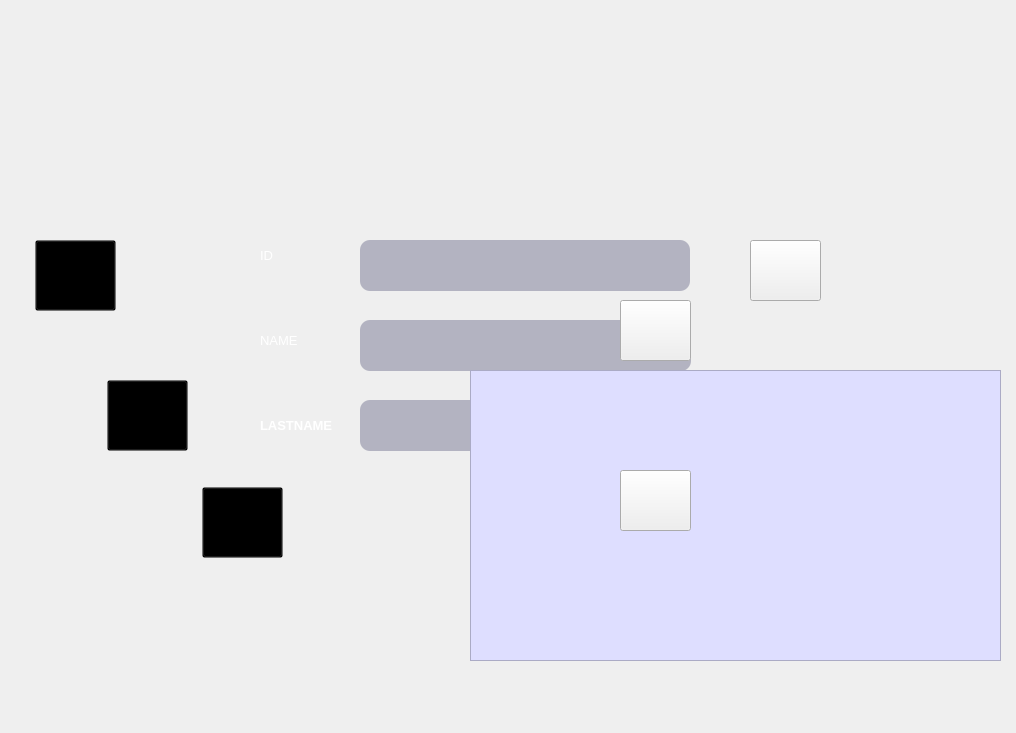
   <widget class="QWidget" name="page_5">
    <widget class="QLabel" name="label_8">
     <property name="geometry">
      <rect>
       <x>0</x>
       <y>0</y>
       <width>1007</width>
       <height>724</height>
      </rect>
     </property>
     <property name="styleSheet">
      <string notr="true">border-image: url(:/interface/Employ.png);</string>
     </property>
     <property name="text">
      <string/>
     </property>
    </widget>
    <widget class="QPushButton" name="pushButton_27">
     <property name="geometry">
      <rect>
       <x>750</x>
       <y>240</y>
       <width>71</width>
       <height>61</height>
      </rect>
     </property>
     <property name="styleSheet">
      <string notr="true">border-image:url(:/interface/yas.png)</string>
     </property>
     <property name="text">
      <string/>
     </property>
    </widget>
    <widget class="QPushButton" name="pushButton_28">
     <property name="geometry">
      <rect>
       <x>107</x>
       <y>380</y>
       <width>81</width>
       <height>71</height>
      </rect>
     </property>
     <property name="styleSheet">
      <string notr="true">background-color: transparent;</string>
     </property>
     <property name="text">
      <string/>
     </property>
    </widget>
    <widget class="QPushButton" name="pushButton_29">
     <property name="geometry">
      <rect>
       <x>202</x>
       <y>487</y>
       <width>81</width>
       <height>71</height>
      </rect>
     </property>
     <property name="styleSheet">
      <string notr="true">background-color: transparent;</string>
     </property>
     <property name="text">
      <string/>
     </property>
    </widget>
    <widget class="QLabel" name="label_17">
     <property name="geometry">
      <rect>
       <x>260</x>
       <y>240</y>
       <width>71</width>
       <height>31</height>
      </rect>
     </property>
     <property name="styleSheet">
      <string notr="true">font: 87 20pt &quot;Lato Black&quot;;
	color: rgb(213, 213, 229);</string>
     </property>
     <property name="text">
      <string>&lt;html&gt;&lt;head/&gt;&lt;body&gt;&lt;p&gt;&lt;span style=&quot; font-size:10pt; color:#ffffff;&quot;&gt;ID&lt;/span&gt;&lt;/p&gt;&lt;/body&gt;&lt;/html&gt;</string>
     </property>
    </widget>
    <widget class="QPushButton" name="pushButton_30">
     <property name="geometry">
      <rect>
       <x>35</x>
       <y>240</y>
       <width>81</width>
       <height>71</height>
      </rect>
     </property>
     <property name="styleSheet">
      <string notr="true">background-color: transparent;</string>
     </property>
     <property name="text">
      <string/>
     </property>
    </widget>
    <widget class="QLineEdit" name="lineEdit_7">
     <property name="geometry">
      <rect>
       <x>360</x>
       <y>400</y>
       <width>331</width>
       <height>51</height>
      </rect>
     </property>
     <property name="styleSheet">
      <string notr="true">/*background-color: transparent;
color: rgb(255, 255, 255);*/
QLineEdit { 
font: 63 8pt &quot;Yu Gothic UI Semibold&quot;;
background-color:rgb(179, 179, 193);
border-style: outset;
	color: rgb(0, 0, 0);
border-radius: 10px;
border-color: blue;
min-width: 10em;
padding: 6px;
}
QLineEdit:hover:!pressed {
background-color:rgb(213, 213, 229);
border-style: inset;
background-color:rgb(213, 213, 229);
background-color:rgb(213, 213, 229);
}
/*QLineEdit:selected {
background-color:rgb(179, 179, 193);
border-style: inset;
}*/
</string>
     </property>
    </widget>
    <widget class="QLineEdit" name="lineEdit_8">
     <property name="geometry">
      <rect>
       <x>360</x>
       <y>240</y>
       <width>330</width>
       <height>51</height>
      </rect>
     </property>
     <property name="styleSheet">
      <string notr="true">/*background-color: transparent;
color: rgb(255, 255, 255);*/
QLineEdit { 
font: 63 8pt &quot;Yu Gothic UI Semibold&quot;;
background-color:rgb(179, 179, 193);
border-style: outset;
	color: rgb(0, 0, 0);
border-radius: 10px;
border-color: blue;
min-width: 10em;
padding: 6px;
}
QLineEdit:hover:!pressed {
background-color:rgb(213, 213, 229);
border-style: inset;
background-color:rgb(213, 213, 229);
background-color:rgb(213, 213, 229);
}
/*QLineEdit:selected {
background-color:rgb(179, 179, 193);
border-style: inset;
}*/
</string>
     </property>
    </widget>
    <widget class="QLabel" name="label_18">
     <property name="geometry">
      <rect>
       <x>260</x>
       <y>330</y>
       <width>81</width>
       <height>21</height>
      </rect>
     </property>
     <property name="styleSheet">
      <string notr="true">font: 87 20pt &quot;Lato Black&quot;;
	color: rgb(213, 213, 229);</string>
     </property>
     <property name="text">
      <string>&lt;html&gt;&lt;head/&gt;&lt;body&gt;&lt;p&gt;&lt;span style=&quot; font-size:10pt; color:#ffffff;&quot;&gt;NAME&lt;/span&gt;&lt;/p&gt;&lt;/body&gt;&lt;/html&gt;</string>
     </property>
    </widget>
    <widget class="QLineEdit" name="lineEdit_9">
     <property name="geometry">
      <rect>
       <x>360</x>
       <y>320</y>
       <width>331</width>
       <height>51</height>
      </rect>
     </property>
     <property name="styleSheet">
      <string notr="true">/*background-color: transparent;
color: rgb(255, 255, 255);*/
QLineEdit { 
font: 63 8pt &quot;Yu Gothic UI Semibold&quot;;
background-color:rgb(179, 179, 193);
border-style: outset;
	color: rgb(0, 0, 0);
border-radius: 10px;
border-color: blue;
min-width: 10em;
padding: 6px;
}
QLineEdit:hover:!pressed {
background-color:rgb(213, 213, 229);
border-style: inset;
background-color:rgb(213, 213, 229);
background-color:rgb(213, 213, 229);
}
/*QLineEdit:selected {
background-color:rgb(179, 179, 193);
border-style: inset;
}*/
</string>
     </property>
    </widget>
    <widget class="QTableView" name="tabemployee">
     <property name="geometry">
      <rect>
       <x>470</x>
       <y>370</y>
       <width>531</width>
       <height>291</height>
      </rect>
     </property>
     <property name="styleSheet">
      <string notr="true">font: 63 8pt &quot;Yu Gothic UI Semibold&quot;;

background-color:rgb(222, 222, 255)
</string>
     </property>
    </widget>
    <widget class="QPushButton" name="pushButton_31">
     <property name="geometry">
      <rect>
       <x>620</x>
       <y>300</y>
       <width>71</width>
       <height>61</height>
      </rect>
     </property>
     <property name="styleSheet">
      <string notr="true">border-image:url(:/interface/yas.png)</string>
     </property>
     <property name="text">
      <string/>
     </property>
    </widget>
    <widget class="QLabel" name="label_19">
     <property name="geometry">
      <rect>
       <x>260</x>
       <y>410</y>
       <width>111</width>
       <height>31</height>
      </rect>
     </property>
     <property name="styleSheet">
      <string notr="true">font: 87 20pt &quot;Lato Black&quot;;
	color: rgb(213, 213, 229);</string>
     </property>
     <property name="text">
      <string>&lt;html&gt;&lt;head/&gt;&lt;body&gt;&lt;p&gt;&lt;span style=&quot; font-size:10pt; font-weight:600; color:#ffffff;&quot;&gt;LASTNAME&lt;/span&gt;&lt;/p&gt;&lt;/body&gt;&lt;/html&gt;</string>
     </property>
    </widget>
    <widget class="QPushButton" name="pushButton_32">
     <property name="geometry">
      <rect>
       <x>620</x>
       <y>470</y>
       <width>71</width>
       <height>61</height>
      </rect>
     </property>
     <property name="styleSheet">
      <string notr="true">border-image:url(:/interface/yas.png)</string>
     </property>
     <property name="text">
      <string/>
     </property>
    </widget>
    <zorder>label_8</zorder>
    <zorder>pushButton_27</zorder>
    <zorder>label_17</zorder>
    <zorder>lineEdit_7</zorder>
    <zorder>lineEdit_8</zorder>
    <zorder>label_18</zorder>
    <zorder>lineEdit_9</zorder>
    <zorder>tabemployee</zorder>
    <zorder>pushButton_31</zorder>
    <zorder>label_19</zorder>
    <zorder>pushButton_32</zorder>
    <zorder>pushButton_29</zorder>
    <zorder>pushButton_28</zorder>
    <zorder>pushButton_30</zorder>
   </widget>
